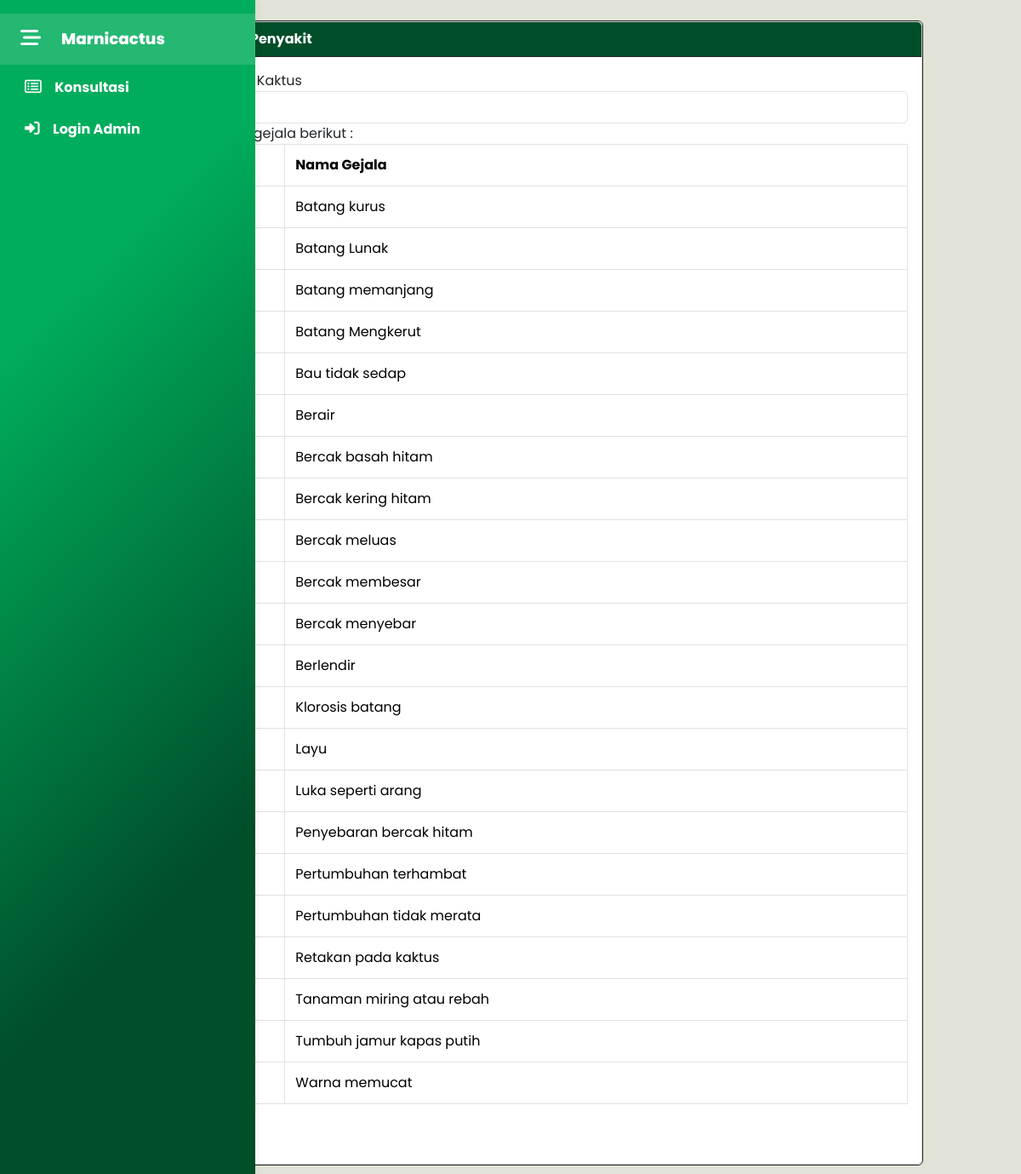
/?page=konsultasi, run on the app's committed database.
### tables this page shows
CREATE TABLE `gejala` (
  `idgejala` int(11) NOT NULL,
  `nmgejala` varchar(200) NOT NULL
);

### tampil_konsultasi.php (the view, shortened to what this page needs)
<div class="row">
    <div class="col-sm-12">
        <form action="" method="POST" name="Form" onsubmit="return validasiForm()">
            <div class="card border-dark">
                <div class="card">
                <div class="card-header text-white border-dark"><strong>Konsultasi Penyakit</strong></div>
                <div class="card-body">
                    <div class="form-group">
                        <label for="">Nama Jenis Kaktus</label>
                        <input type="text" class="form-control" name="jeniskaktus" maxlength="50" required>
                    </div>
            <div class="form-group">
                <label for="">Pilih gejala-gejala berikut :</label>
                <table class="table table-bordered">
                <thead>
                    <tr>
                        <th width="30px"></th>
                        <th width="50px">No.</th>
                        <th width="500px">Nama Gejala</th>
                    </tr>
                </thead>
                    <tbody>
                         <?php
                            $no=1;
                            $sql = "SELECT*FROM gejala ORDER BY nmgejala ASC";
                            $result = $conn->query($sql);
                            while($row = $result->fetch_assoc()) {
                        ?>
                        <tr>
                            <td align="center"><input type="checkbox" class="check-item" name="<?php echo 'idgejala[]'; ?>" value="<?php echo $row['idgejala']; ?>"></td>
                            <td><?php echo $no++; ?></td>
                            <td><?php echo $row['nmgejala']; ?></td>
                        </tr>
                        <?php
                            }
                        ?>
                    </tbody>
                </table>
            </div>
            <input class="btn btn-primary" type="submit" name="proses" value="Proses">
        </div>
    </div>
</form>
</div>
</div>

### index.php (shortened to what this page needs)
<?php
include "config.php";
?>
<?php
$base = rtrim(str_replace('\\','/', dirname($_SERVER['SCRIPT_NAME'])), '/');
if ($base !== '/' ) $base = $base;
?>
<!DOCTYPE html>
<html lang="en">
<head>
         <link rel="stylesheet" href="<?php echo $base; ?>/assets/css/bootstrap.min.css">
            <link rel="stylesheet" href="<?php echo $base; ?>/assets/css/datatables.min.css">
        <link rel="stylesheet" href="<?php echo $base; ?>/assets/css/all.css">
         <link rel="stylesheet" href="<?php echo $base; ?>/assets/css/bootstrap-chosen.css">
        <link rel="stylesheet" href="<?php echo $base; ?>/assets/css/style.css?v=<?php echo filemtime(__DIR__.'/assets/css/style.css'); ?>">
</head>
<body>
<div class="container">
    <aside id="sidebar">
            <div class="sidebar-widget">
                <button class="toggle-btn" type="button">
                    <i class="fa-solid fa-bars-staggered"></i>
                </button>
            </div>
            <ul class="sidebar-nav">
                <li class="sidebar-item">
                    <a href="?page=konsultasi" class="sidebar-link">
                        <i class="fa-regular fa-rectangle-list"></i>
                    </a>
                </li>
                <?php if (isset($_SESSION['admin_id'])): ?>
                    <li class="sidebar-item">
                        <a href="?page=admin" class="sidebar-link">
                            <i class="fa-regular fa-square-check"></i>
                            <span>Dashboard Admin</span>
                        </a>
                    </li>
                    <li class="sidebar-item">
                        <a href="logout.php" class="sidebar-link">
                            <i class="fa-solid fa-right-from-bracket"></i>
                            <span>Logout (<?php echo htmlspecialchars($_SESSION['admin_name']); ?>)</span>
                        </a>
                    </li>
                <?php else: ?>
                    <li class="sidebar-item">
                        <a href="login_admin.php" class="sidebar-link">
                            <i class="fa-solid fa-right-to-bracket"></i>
                        </a>
                    </li>
                <?php endif; ?>
            </ul>
        </aside>
    <div class="main">
        <div class="content">
            <?php
            $page = isset($_GET['page']) ? $_GET['page'] : "";
            $action = isset($_GET['action']) ? $_GET['action'] : "";
            if ($page==""){
                include "welcome.php";
            }elseif ($page=="admin"){
                include "admin_dashboard.php";
            }elseif ($page=="konsultasi"){
                if ($action==""){
                    include "tampil_konsultasi.php";
                }else{
                    include "hasil_konsultasi.php";
                }
            }else{
                include "NAMA_HALAMAN";
            }
            ?>
        </div>
    </div>
</div>
</body>
</html>

### assets/css/style.css (style rules this page uses)
a { text-decoration: none; }
li { list-style: none; }
body { font-family: "Poppins", sans-serif; width: 100%; margin: 0; padding: 0; background-color: #e1e3d6; }
.container { display: flex; width: 100%; min-height: 100vh; }
.card-header { background-color: #004d29; }
.main { margin-left: 70px; padding: 1.5rem; transition: margin-left 0.25s ease; flex: 1; display: flex; justify-content: center; align-items: flex-start; }
.content { width: 100%; max-width: 900px; }
#sidebar { position: fixed; left: 0; top: 0; bottom: 0; width: 80px; min-width: 75px; padding: 1rem 0; z-index: 1040; overflow-y: auto; background: linear-gradient(135deg, #00ad5c 25%, #004d29 75%); box-shadow: 2px 0 8px rgba(0, 0, 0, 0.06); transition: all 0.25s ease; }
.sidebar-widget { display: flex; background-color: #f5f5f526; }
.toggle-btn { background-color: transparent; cursor: pointer; border: 0; padding: 1rem 1.5rem; }
.toggle-btn i { color: #fff; font-size: 1.5rem; }
.sidebar-nav { padding: 0; flex: 1 1 auto; }
a.sidebar-link { padding: 0.625rem 1.625rem; color: #fff; display: block; font-weight: 700; white-space: nowrap; border-left: 3px solid transparent; }
.sidebar-link i { font-size: 1.1rem; margin-right: 0.75rem; }
.sidebar-item { position: relative; margin: 5px 0; }
table { border-collapse: collapse !important; width: 100%; }
table thead th { border: 1px solid #dee2e6 !important; padding: 0.75rem !important; background-color: #f8f9fa; }
table tbody td { border: 1px solid #dee2e6 !important; padding: 0.75rem !important; }

### data on the page
gejala: nmgejala "Batang kurus"
gejala: nmgejala "Batang Lunak"
gejala: nmgejala "Batang memanjang"
gejala: nmgejala "Batang Mengkerut"
gejala: nmgejala "Bau tidak sedap"
gejala: nmgejala "Berair"
gejala: nmgejala "Bercak basah hitam"
gejala: nmgejala "Bercak kering hitam"
gejala: nmgejala "Bercak meluas"
gejala: nmgejala "Bercak membesar"
gejala: nmgejala "Bercak menyebar"
gejala: nmgejala "Berlendir"
gejala: nmgejala "Klorosis batang"
gejala: nmgejala "Layu"
gejala: nmgejala "Luka seperti arang"
gejala: nmgejala "Penyebaran bercak hitam"
gejala: nmgejala "Pertumbuhan terhambat"
gejala: nmgejala "Pertumbuhan tidak merata"
gejala: nmgejala "Retakan pada kaktus"
gejala: nmgejala "Tanaman miring atau rebah"
gejala: nmgejala "Tumbuh jamur kapas putih"
gejala: nmgejala "Warna memucat"
